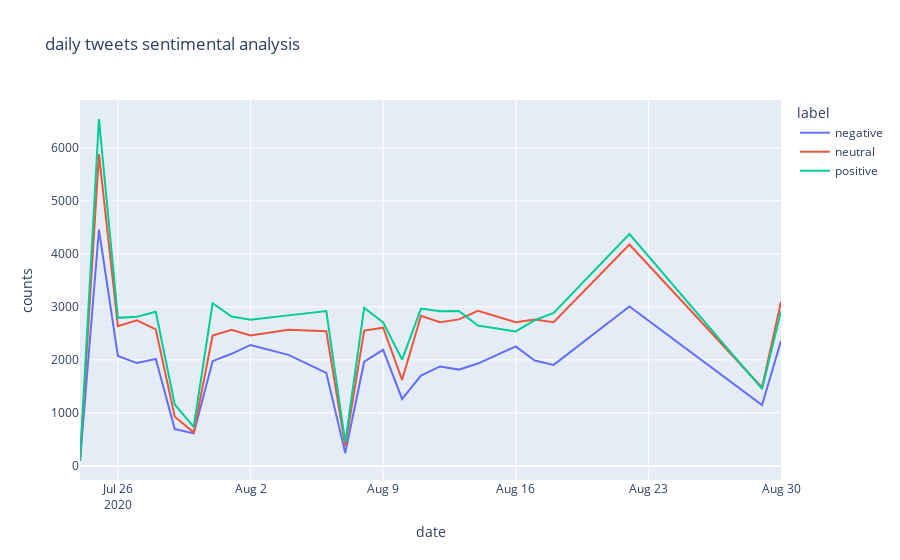

The notebook cell this image was saved under:
### Code cell
fig = px.line(data_agg, x='date', y='counts', color='label', title = 'daily tweets sentimental analysis')
fig.write_image("img/dailytweets.png",width=1000, height=500)
fig.show()

### Figure 1 — Plotly figure (JSON) as saved in the notebook; plotly's stock layout.template omitted (floating-point values rounded to 4 significant figures)
{"data": [{"hovertemplate": "label=negative<br>date=%{x}<br>counts=%{y}<extra></extra>", "legendgroup": "negative", "line": {"color": "#636efa", "dash": "solid"}, "mode": "lines", "name": "negative", "orientation": "v", "showlegend": true, "type": "scatter", "x": ["2020-07-24", "2020-07-25", "2020-07-26", "2020-07-27", "2020-07-28", "2020-07-29", "2020-07-30", "2020-07-31", "2020-08-01", "2020-08-02", "2020-08-04", "2020-08-06", "2020-08-07", "2020-08-08", "2020-08-09", "2020-08-10", "2020-08-11", "2020-08-12", "2020-08-13", "2020-08-14", "2020-08-16", "2020-08-17", "2020-08-18", "2020-08-22", "2020-08-29", "2020-08-30"], "xaxis": "x", "y": [92, 4458, 2073, 1939, 2016, 694, 613, 1975, 2114, 2281, 2094, 1754, 243, 1965, 2189, 1263, 1703, 1875, 1816, 1930, 2254, 1988, 1905, 3006, 1146, 2358], "yaxis": "y"}, {"hovertemplate": "label=neutral<br>date=%{x}<br>counts=%{y}<extra></extra>", "legendgroup": "neutral", "line": {"color": "#EF553B", "dash": "solid"}, "mode": "lines", "name": "neutral", "orientation": "v", "showlegend": true, "type": "scatter", "x": ["2020-07-24", "2020-07-25", "2020-07-26", "2020-07-27", "2020-07-28", "2020-07-29", "2020-07-30", "2020-07-31", "2020-08-01", "2020-08-02", "2020-08-04", "2020-08-06", "2020-08-07", "2020-08-08", "2020-08-09", "2020-08-10", "2020-08-11", "2020-08-12", "2020-08-13", "2020-08-14", "2020-08-16", "2020-08-17", "2020-08-18", "2020-08-22", "2020-08-29", "2020-08-30"], "xaxis": "x", "y": [96, 5880, 2635, 2747, 2575, 927, 633, 2458, 2569, 2461, 2567, 2540, 375, 2552, 2606, 1622, 2831, 2710, 2763, 2923, 2711, 2762, 2709, 4175, 1479, 3097], "yaxis": "y"}, {"hovertemplate": "label=positive<br>date=%{x}<br>counts=%{y}<extra></extra>", "legendgroup": "positive", "line": {"color": "#00cc96", "dash": "solid"}, "mode": "lines", "name": "positive", "orientation": "v", "showlegend": true, "type": "scatter", "x": ["2020-07-24", "2020-07-25", "2020-07-26", "2020-07-27", "2020-07-28", "2020-07-29", "2020-07-30", "2020-07-31", "2020-08-01", "2020-08-02", "2020-08-04", "2020-08-06", "2020-08-07", "2020-08-08", "2020-08-09", "2020-08-10", "2020-08-11", "2020-08-12", "2020-08-13", "2020-08-14", "2020-08-16", "2020-08-17", "2020-08-18", "2020-08-22", "2020-08-29", "2020-08-30"], "xaxis": "x", "y": [107, 6543, 2792, 2814, 2909, 1159, 734, 3067, 2817, 2758, 2839, 2920, 442, 2983, 2705, 2006, 2966, 2915, 2921, 2647, 2535, 2750, 2886, 4374, 1452, 2920], "yaxis": "y"}], "layout": {"legend": {"title": {"text": "label"}, "tracegroupgap": 0}, "title": {"text": "daily tweets sentimental analysis"}, "xaxis": {"anchor": "y", "domain": [0, 1], "title": {"text": "date"}}, "yaxis": {"anchor": "x", "domain": [0, 1], "title": {"text": "counts"}}}}
